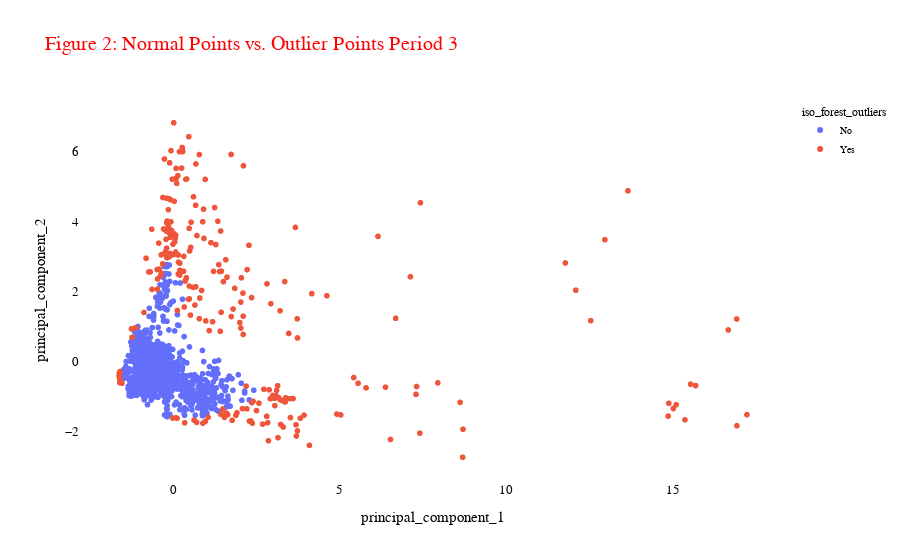

The code cell stored with this chart in its notebook:
### Code cell
plot_firms(dataframe=pca_df_4, title="Figure 2: Normal Points vs. Outlier Points Period 3", color='iso_forest_outliers').show()

### Figure 1 — Plotly figure (JSON) as saved in the notebook; plotly's stock layout.template omitted (floating-point values rounded to 4 significant figures; data arrays with more than 128 entries replaced by an {"elided": "..."} marker saying what was removed)
{"data": [{"customdata": {"elided": "1378x1 int values"}, "hovertemplate": "iso_forest_outliers=No<br>principal_component_1=%{x}<br>principal_component_2=%{y}<br>index=%{customdata[0]}<extra></extra>", "legendgroup": "No", "marker": {"color": "#636efa", "symbol": "circle"}, "mode": "markers", "name": "No", "showlegend": true, "type": "scattergl", "x": {"elided": "1378 float values"}, "xaxis": "x", "y": {"elided": "1378 float values"}, "yaxis": "y"}, {"customdata": {"elided": "252x1 int values"}, "hovertemplate": "iso_forest_outliers=Yes<br>principal_component_1=%{x}<br>principal_component_2=%{y}<br>index=%{customdata[0]}<extra></extra>", "legendgroup": "Yes", "marker": {"color": "#EF553B", "symbol": "circle"}, "mode": "markers", "name": "Yes", "showlegend": true, "type": "scattergl", "x": {"elided": "252 float values"}, "xaxis": "x", "y": {"elided": "252 float values"}, "yaxis": "y"}], "layout": {"font": {"family": "Arial Black"}, "legend": {"font": {"color": "black", "size": 10}, "title": {"text": "iso_forest_outliers"}, "tracegroupgap": 0}, "plot_bgcolor": "white", "title": {"font": {"color": "red", "size": 20}, "text": "Figure 2: Normal Points vs. Outlier Points Period 3"}, "xaxis": {"anchor": "y", "domain": [0, 1], "tickfont": {"color": "black", "size": 13}, "title": {"font": {"color": "black", "size": 15}, "text": "principal_component_1"}}, "yaxis": {"anchor": "x", "domain": [0, 1], "tickfont": {"color": "black", "size": 13}, "title": {"font": {"color": "black", "size": 15}, "text": "principal_component_2"}}}}
